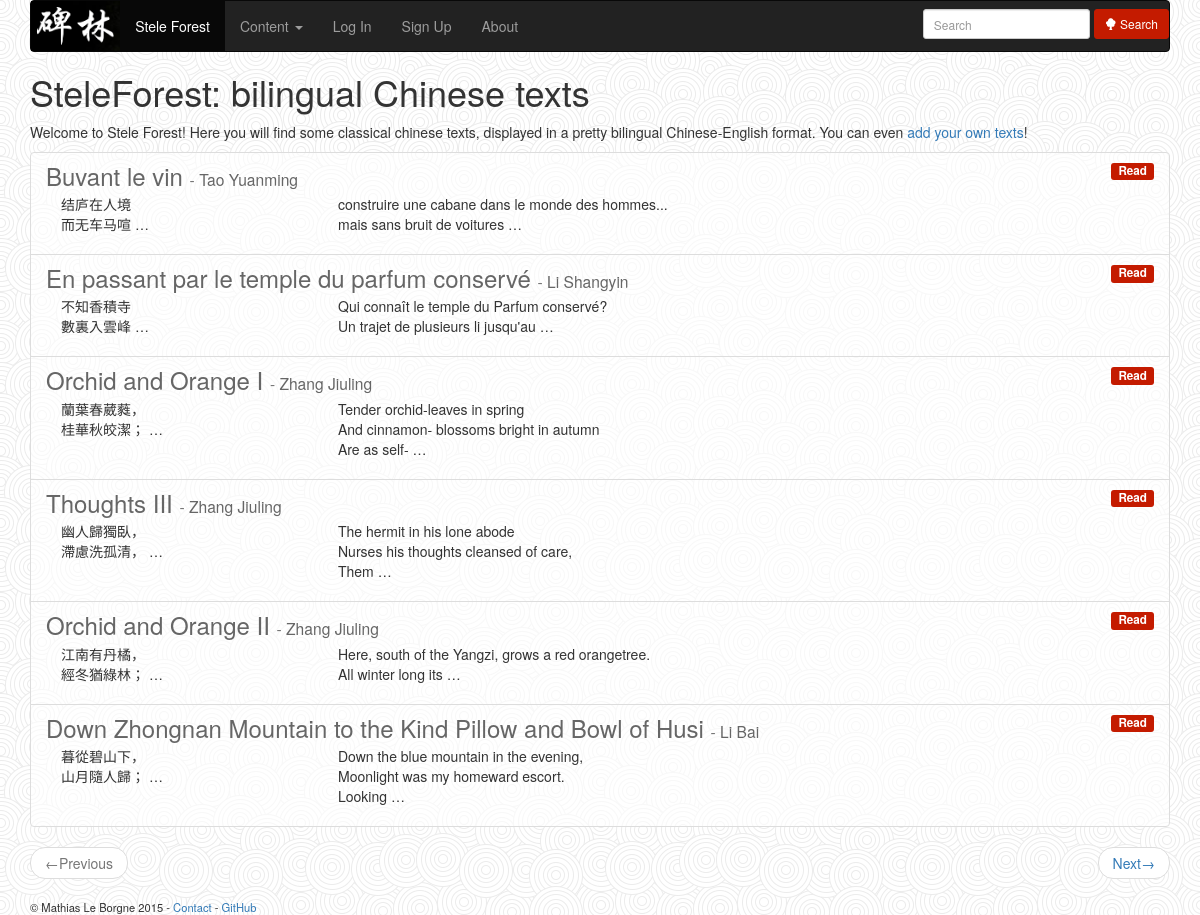
Page /texts-list on the earlier database version.
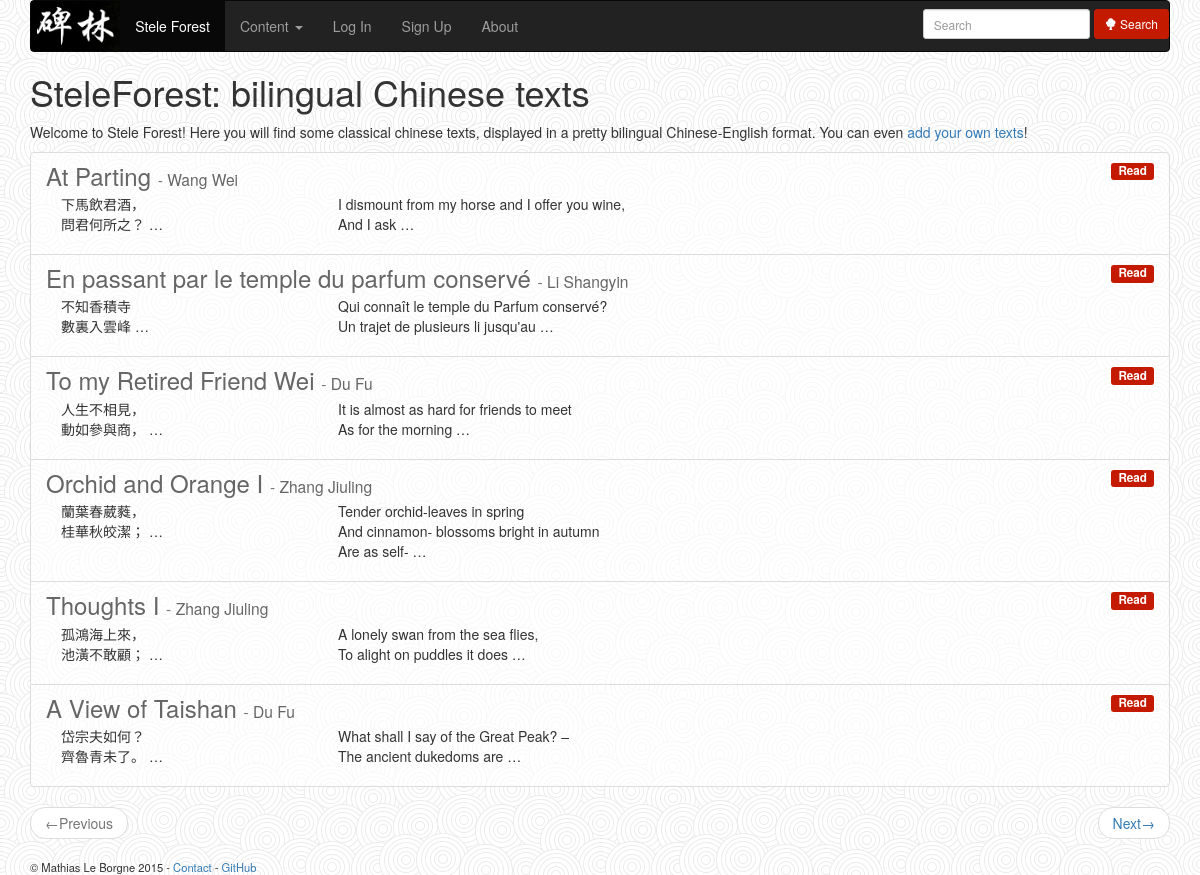
Same page on the later database version.
### texts/models.py (models this page shows, shortened)
class Text(models.Model):
    title_english = models.CharField(max_length=100)
    title_chinese = models.CharField(max_length=100)
    title_pinyin = models.CharField(max_length=100, null=True)
    author = models.ForeignKey('Author')
    content_english = models.TextField(null=True)
    content_chinese = models.TextField(null=True)
    content_pinyin = models.TextField(null=True)
    date_release = models.DateTimeField(auto_now_add=True, auto_now=False,
                                        verbose_name="Release Date")
    date_writing = models.DateTimeField(auto_now_add=False, auto_now=False,
                                        null=True,
                                        verbose_name="Writing Date")
    chars_data = models.TextField(null=True) # JSON-serialized (text) version of your list
    view_count = models.PositiveIntegerField(default=0)
    slug = models.SlugField(null=True)
    class Meta:
        ordering = ['chars_data', 'content_pinyin']

class Author(models.Model):
    name_chinese = models.CharField(max_length=42)
    name_pinyin = models.CharField(max_length=42)
    year_birth = models.CharField(null=True, max_length=100)
    year_death = models.CharField(null=True, max_length=100)
    biography = models.TextField(null=True)
    slug = models.SlugField(null=True)

### texts/views.py (the view)
# urls.py: url(r'^texts-list$', TextList.as_view(), name='texts_list'),
class TextList(ListView):
    model = Text
    context_object_name = "texts"
    template_name = make_template_name("texts")
    paginate_by = 6

### texts/templates/texts/texts.html (shortened to what this page needs)
{% extends "base.html" %}
{% block content %}
<h1>SteleForest: bilingual Chinese texts</h1>
<p>Welcome to Stele Forest{% if user.is_authenticated %} {{ user.username }}{% endif %}!
   Here you will find some classical chinese texts, displayed in a pretty bilingual Chinese-English format.
   You can even <a href="{% url "new_text" %}">add your own texts</a>!
</p>
<ul class="list-group">
{% for text in texts %}
    <li class="list-group-item clearfix">
        <h3 class="list-group-item-heading">
            <a href="{% url "read_text" text.id %}">{{ text.title_english }}</a>
            <small> - <a href="{% url "author_page" text.author.id %}">{{ text.author.name_pinyin }}</a></small>
            <small> <span class="label label-default pull-right"><a href="{% url "read_text" text.id %}">Read</a></span></small>
        </h3>
        <p class="list-group-item-text">
          <div class="col-xs-3">
              {{ text.content_chinese|truncatewords_html:2|linebreaks }}
          </div>
          <div class="col-xs-9">
              {{ text.content_english|truncatewords_html:13|linebreaks }}
          </div>
        </p>
    </li>
{% empty %}
    <p>No text to display</p>
{% endfor %}
</ul>
{% if is_paginated %}
    <nav>
      <ul class="pager">
       {% if page_obj.has_previous %}
        <li class="previous"><a href="?page={{ page_obj.previous_page_number }}"><span aria-hidden="true">&larr;</span>Previous</a></li>
       {% else %}
        <li class="previous disabled"><a href="#"><span aria-hidden="true">&larr;</span>Previous</a></li>
       {% endif %}
       {% if page_obj.has_next %}
        <li class="next"><a href="?page={{ page_obj.next_page_number }}">Next<span aria-hidden="true">&rarr;</span></a></li>
       {% else %}
        <li class="next disabled"><a href="#"><span aria-hidden="true">&rarr;</span>Next</a></li>
       {% endif %}
      </ul>
    </nav>
{% endif %}
{% endblock %}

Differences in the rows shown:
no longer on this page (row edited): Text: title_english "Buvant le vin", author.name_pinyin "Tao Yuanming", content_chinese "结庐在人境 而无车马喧 …", content_english "construire une cabane dans le monde des hommes... mais sans bruit de voitures …"
no longer on this page (row edited): Text: title_english "Thoughts III", author.name_pinyin "Zhang Jiuling", content_chinese "幽人歸獨臥， 滯慮洗孤清， …", content_english "The hermit in his lone abode Nurses his thoughts cleansed of care, Them …"
no longer on this page (row edited): Text: title_english "Orchid and Orange II", author.name_pinyin "Zhang Jiuling", content_chinese "江南有丹橘， 經冬猶綠林； …", content_english "Here, south of the Yangzi, grows a red orangetree. All winter long its …"
no longer on this page (row edited): Text: title_english "Down Zhongnan Mountain to the Kind Pillow and Bowl of Husi", author.name_pinyin "Li Bai", content_chinese "暮從碧山下， 山月隨人歸； …", content_english "Down the blue mountain in the evening, Moonlight was my homeward escort. Looking …"
now on this page (row edited): Text: title_english "At Parting", author.name_pinyin "Wang Wei", content_chinese "下馬飲君酒， 問君何所之？ …", content_english "I dismount from my horse and I offer you wine, And I ask …"
now on this page (row edited): Text: title_english "To my Retired Friend Wei", author.name_pinyin "Du Fu", content_chinese "人生不相見， 動如參與商， …", content_english "It is almost as hard for friends to meet As for the morning …"
now on this page (row edited): Text: title_english "Thoughts I", author.name_pinyin "Zhang Jiuling", content_chinese "孤鴻海上來， 池潢不敢顧； …", content_english "A lonely swan from the sea flies, To alight on puddles it does …"
now on this page (row edited): Text: title_english "A View of Taishan", author.name_pinyin "Du Fu", content_chinese "岱宗夫如何？ 齊魯青未了。 …", content_english "What shall I say of the Great Peak? – The ancient dukedoms are …"
